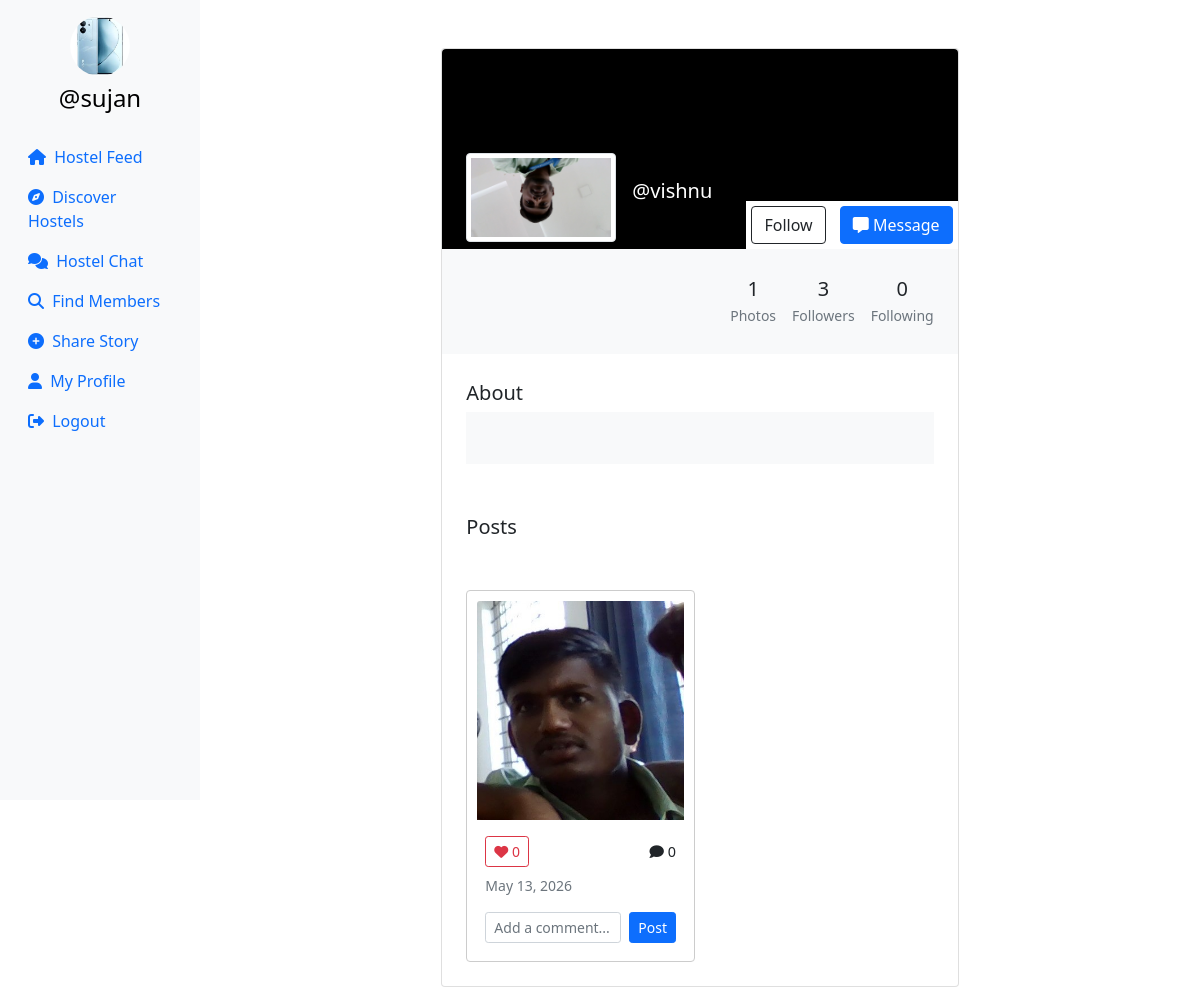
The page /profile/vishnu (signed in) on the database its author committed.
### userauth/models.py (models this page shows, shortened)
class Profile(models.Model):
    user = models.ForeignKey(User, on_delete=models.CASCADE)
    id_user = models.IntegerField(primary_key=True, default=0)
    bio = models.TextField(blank=True, default='')
    profileimg = models.ImageField(upload_to='profile_images', default='blank-profile-picture.png')
    location = models.CharField(max_length=100, blank=True, default='')

class Post(models.Model):
    id = models.UUIDField(primary_key=True, default=uuid.uuid4)
    user = models.CharField(max_length=100)
    image = models.ImageField(upload_to='post_images')
    caption = models.TextField()
    created_at = models.DateTimeField(default=datetime.now)
    no_of_likes = models.IntegerField(default=0)

### userauth/views.py (the view, shortened to what this page needs)
# urls.py: path('profile/<str:id_user>', views.profile),
@login_required(login_url='/loginn')
def profile(request,id_user):
    user_object = User.objects.get(username=id_user)
    print(user_object)
    profile = Profile.objects.get(user=request.user)
    user_profile = Profile.objects.get(user=user_object)
    user_posts = Post.objects.filter(user=id_user).order_by('-created_at')
    user_post_length = len(user_posts)
    follower = request.user.username
    user = id_user
    if Followers.objects.filter(follower=follower, user=user).first():
        follow_unfollow = 'Unfollow'
    else:
        follow_unfollow = 'Follow'
    user_followers = len(Followers.objects.filter(user=id_user))
    user_following = len(Followers.objects.filter(follower=id_user))
    latest_conversations = []
    user_posts_with_likes = []
    for post in user_posts:
        likes = LikePost.objects.filter(post_id=post.id)
        is_liked = LikePost.objects.filter(post_id=post.id, username=request.user.username).exists()
        comments = Comment.objects.filter(post=post).order_by('-created_at')[:5]
        user_posts_with_likes.append({
            'post': post,
            'likes': likes,
            'is_liked': is_liked,
            'like_count': len(likes),
            'comments': comments,
            'comment_count': Comment.objects.filter(post=post).count()
        })
    context = {
        'user_object': user_object,
        'user_profile': user_profile,
        'user_posts': user_posts,
        'user_posts_with_likes': user_posts_with_likes,
        'user_post_length': user_post_length,
        'profile': profile,
        'follow_unfollow':follow_unfollow,
        'user_followers': user_followers,
        'user_following': user_following,
        'latest_conversations': latest_conversations,
        'next_url': request.path,
    }
    return render(request, 'profile.html', context)

### templates/profile.html (shortened to what this page needs)
{% load static %}
<!DOCTYPE html>
<html lang="en">
<head>
    <link rel="stylesheet" href="https://maxcdn.bootstrapcdn.com/bootstrap/4.5.2/css/bootstrap.min.css">
    <link href="https://cdn.jsdelivr.net/npm/bootstrap@5.0.2/dist/css/bootstrap.min.css" rel="stylesheet"
>
    <link rel="stylesheet" href="{% static 'css/app.css' %}">
</head>
<body>
    {% load static %}
    <div class="container-fluid">
        <div class="row">
            <nav class="col-md-2 d-none d-md-block sidebar" style="position: fixed;">
                <div class="text-center mt-3">
                    <img src="{{profile.profileimg.url}}" alt="Profile Picture" class="profile-pic">
                    <h4 class="mt-2"><a href="/profile/{{user}}" style="text-decoration:none;">@{{user}}</a></h4>
                </div>
                <ul class="nav flex-column mt-4">
                    <li class="nav-item">
                        <a class="nav-link active" href="/">
                            <i class="fa-solid fa-house mr-1"></i> Hostel Feed
                        </a>
                    </li>
                    <li class="nav-item">
                        <a class="nav-link" href="/explore">
                            <i class="fa-solid fa-compass mr-1"></i> Discover Hostels
                        </a>
                    </li>
                    <li class="nav-item">
                        <a class="nav-link" href="/messages/">
                            <i class="fa-solid fa-comments mr-1"></i> Hostel Chat
                        </a>
                    </li>
                    <li class="nav-item">
                        <a class="nav-link" href="#" data-bs-toggle="modal" data-bs-target="#exampleModal3">
                            <i class="fa-solid fa-magnifying-glass mr-1"></i> Find Members
                        </a>
                    </li>
                    <li class="nav-item">
                        <a class="nav-link" href="#" data-bs-toggle="modal" data-bs-target="#exampleModal2"
                            data-bs-whatever="@getbootstrap">
                            <i class="fa-solid fa-circle-plus mr-1"></i> Share Story
                        </a>
                    </li>
                    <li class="nav-item">
                        <a class="nav-link" href="/profile/{{user}}">
                            <i class="fa-solid fa-user mr-1"></i> My Profile
                        </a>
                    </li>
                    <li class="nav-item">
                        <a class="nav-link" href="/logoutt">
                            <i class="fa-solid fa-right-from-bracket mr-1"></i> Logout
                        </a>
                    </li>
                </ul>
            </nav>
            {% load static %}
            <main role="main" class="col-md-9 ml-sm-auto col-lg-10 px-md-4">
                <section class="gradient-custom-2">
                    <div class="container py-5">
                        <div class="row d-flex justify-content-center align-items-center h-100">
                            <div class="col col-lg-9 col-xl-7">
                                <div class="card">
                                    <div class="rounded-top text-white d-flex flex-row"
                                        style="background:black; height:200px;">
                                        <div class="ms-4  d-flex flex-column" style="width: 150px; margin-top:5rem;">
                                            <img src="{{user_profile.profileimg.url}}" alt="Generic placeholder image"
                                                class="img-fluid img-thumbnail mt-4 mb-2"
                                                style="width: 150px; z-index: 1">
                                        </div>
                                        <div class="ms-3" style="margin-top: 130px;">
                                            <h5>@{{user_profile.user}}</h5>
                                        </div>
                                        <div style="margin-inline-start: auto; margin-top: auto;background:white;">
                                            <form action="/follow" method="POST" style="display: inline;">
                                                {% csrf_token %}  {% if user != user_profile.user %}
                                                <button type="submit" class="btn btn-outline-dark"
                                                    data-mdb-ripple-color="dark" style="z-index: 1; margin: 5px;">
                                                    {{follow_unfollow}}
                                                </button>
                                                {% endif %}
                                            </form>
                                            {% if user != user_profile.user %}
                                            <a href="/messages/?to={{user_object.username}}" class="btn btn-primary"
                                                style="z-index: 1; margin: 5px;">
                                                <i class="fa-solid fa-message"></i> Message
                                            </a>
                                            {% endif %}
                                        </div>
                                    </div>
                                    <div class="p-4 text-black" style="background-color: #f8f9fa;">
                                        <div class="d-flex justify-content-end text-center py-1">
                                            <div>
                                                <p class="mb-1 h5">{{user_post_length}}</p>
                                                <p class="small text-muted mb-0">Photos</p>
                                            </div>
                                            <div class="px-3">
                                                <p class="mb-1 h5">{{user_followers}}</p>
                                                <p class="small text-muted mb-0">Followers</p>
                                            </div>
                                            <div>
                                                <p class="mb-1 h5">{{user_following}}</p>
                                                <p class="small text-muted mb-0">Following</p>
                                            </div>
                                        </div>
                                    </div>
                                    <div class="card-body p-4 text-black">
                                        <div class="mb-5">
                                            <p class="lead fw-normal mb-1">About</p>
                                            <div class="p-4" style="background-color: #f8f9fa;">
                                            </div>
                                        </div>
                                        <div class="mb-5">
                                            <p class="lead fw-normal mb-1">Posts</p>
                                        </div>
                                        <div class="image-grid">
                                            {% for post_item in user_posts_with_likes %}
                                            <div class="card image-item">
                                                <img src="{{post_item.post.image.url}}" class="card-img-top" alt="..."
                                                    style="width: 219px; height: 219px; object-fit: cover;">
                                                <div class="card-body p-2">
                                                    <div class="d-flex justify-content-between align-items-center" style="font-size: 0.9rem; margin-top: 5px;">
                                                        <form action="/like-post/{{ post_item.post.id }}" method="GET" class="mb-0">
                                                            <button type="submit" class="btn btn-sm {% if post_item.is_liked %}btn-danger{% else %}btn-outline-danger{% endif %}">
                                                                <i class="fa-solid fa-heart"></i> {{ post_item.like_count }}
                                                            </button>
                                                        </form>
                                                        <span><i class="fa-solid fa-comment"></i> {{post_item.comment_count}}</span>
                                                    </div>
                                                    <small class="text-muted d-block mt-2">{{post_item.post.created_at|date:"M d, Y"}}</small>
                                                    <div class="mt-3">
                                                        <form action="/comment/{{ post_item.post.id }}/" method="POST" class="d-flex gap-2">
                                                            <input type="text" name="comment_text" class="form-control form-control-sm" placeholder="Add a comment..." required>
                                                            <button type="submit" class="btn btn-sm btn-primary">Post</button>
                                                        </form>
                                                    </div>
                                                </div>
                                            </div>
                                            {% empty %}
                                            <div class="col-12">
                                                <p class="text-muted text-center">No posts yet</p>
                                            </div>
                                            {% endfor %}
                                        </div>
                                    </div>
                                </div>
                            </div>
                        </div>
                    </div>
                </section>
            </main>
        </div>
    </div>
</body>
</html>

### static/css/app.css (style rules this page uses)
* { margin: 0; padding: 0; box-sizing: border-box; }
.profile-pic { width: 100%; height: 100%; border-radius: 50%; object-fit: cover; transition: transform 0.3s ease; }
.sidebar { background-color: #f8f9fa; height: 100vh; color: black; }
a { color: #667eea; }

### templates/profile.html (style rules this page uses)
.sidebar { background-color: #f8f9fa; height: 100vh; color: black; }
.profile-pic { width: 60px; height: 60px; border-radius: 50%; object-fit: cover; }
a { color: black; }
.image-grid { display: grid; grid-template-columns: repeat(auto-fill, minmax(200px, 1fr)); gap: 10px; }
.image-item { border: 1px solid #ccc; padding: 10px; }
.image-item img { max-width: 100%; height: auto; }

### rows shown on the page
Profile: profileimg (picture)
Profile: profileimg (picture), user "vishnu"
Post: post.image (picture), like_count "0", comment_count "0", post.created_at "May 13, 2026"

### other values the page prints
{{ user }} "sujan"
{{ follow_unfollow }} "Follow"
{{ user_post_length }} "1"
{{ user_followers }} "3"
{{ user_following }} "0"
